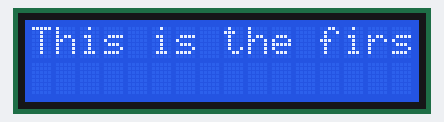
The sketch below on a simulated Arduino Uno, built with avr-gcc and run on an emulated ATmega328P. On the bench: 16×2 character LCD.

Above: at 0.1 s.
At 1.26 s:
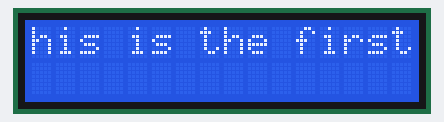
At 3.26 s:
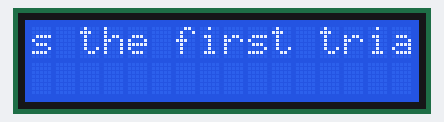
At 5.26 s:
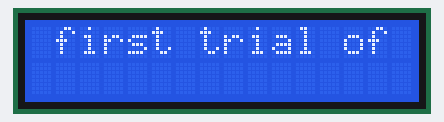
At 9.67 s:
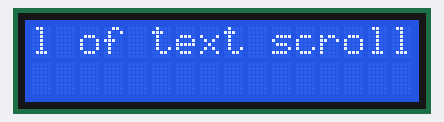
At 18.07 s:
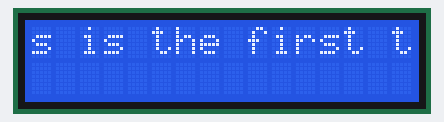

The sketch:

Arduino_Maker_10-3.ino
```cpp
#include <LiquidCrystal.h>

LiquidCrystal lcd(2,4,8,9,10,11);
void setup() {
  lcd.begin(16,2);
  lcd.print("This is the first trial of text scroll.");
  delay(1000);
}

void loop() {
  lcd.scrollDisplayLeft();
  delay(400);
}
```

Measured:
- by itself, everything shown: repeats every 16.0 s, in 40 steps
- what the display in image 1 shows lasts 0.4 s, from 1.1 s to 1.5 s
